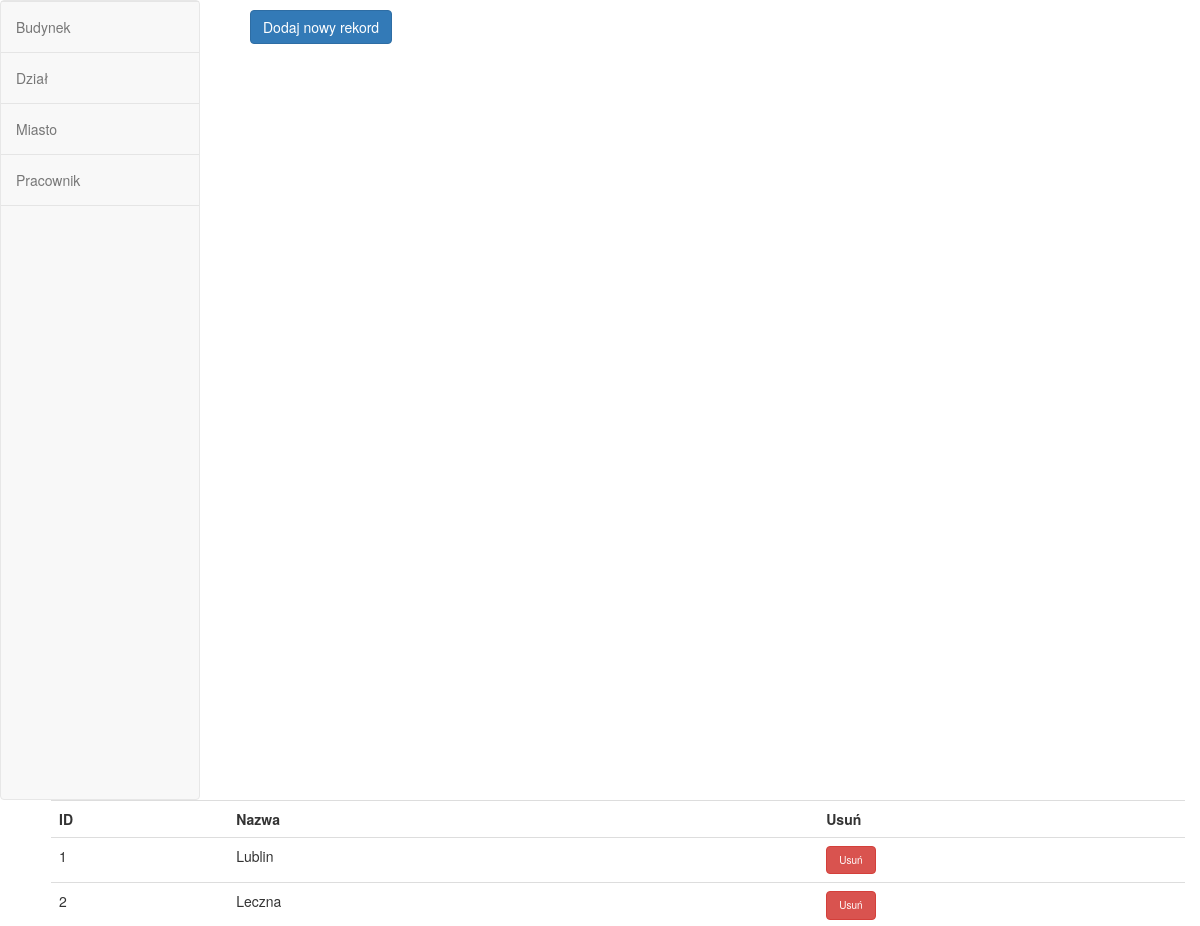
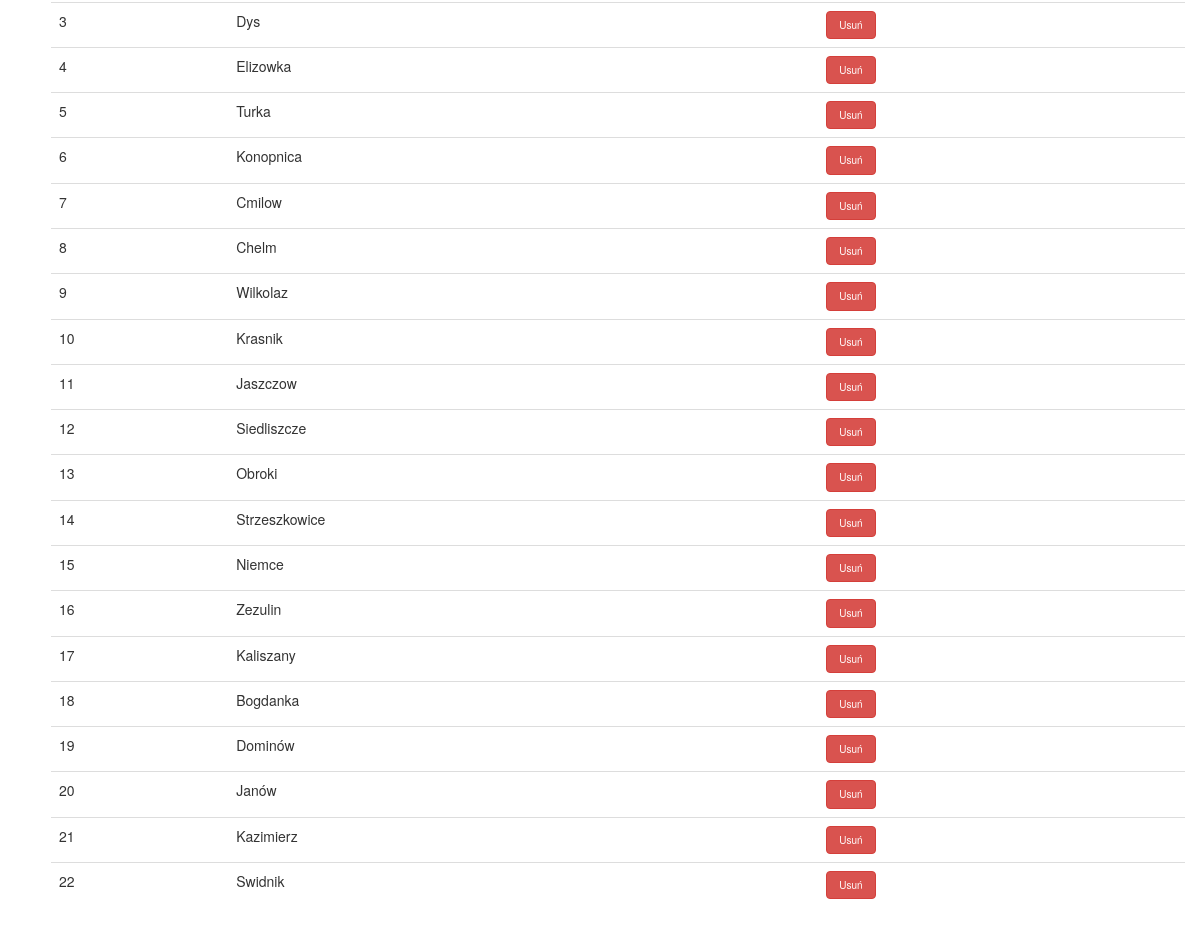
The page /miasto.php on the database its author committed (2 pictures, top to bottom).
### tables this page shows
CREATE TABLE `miasto` (
  `idMiasto` int(11) NOT NULL AUTO_INCREMENT,
  `Nazwa` varchar(60) DEFAULT NULL,
  PRIMARY KEY (`idMiasto`)
);

### miasto.php (the view, shortened to what this page needs)
<!DOCTYPE html>
<html>
<head>
	<link rel="stylesheet"  href="style.css">
 	<link rel="stylesheet" href="bootstrap.min.css">
</head>
<body>
<nav class="navbar navbar-default sidebar" role="navigation">
    <div class="container-fluid">
    <div class="collapse navbar-collapse" id="bs-sidebar-navbar-collapse-1">
      <ul class="nav navbar-nav">
        <li ><a href="budynek.php">Budynek<span style="font-size:16px;" class="pull-right hidden-xs showopacity glyphicon "></span></a></li>
        <li ><a href="dzial.php">Dział<span style="font-size:16px;" class="pull-right hidden-xs showopacity glyphicon "></span></a></li>
        <li ><a href="miasto.php">Miasto<span style="font-size:16px;" class="pull-right hidden-xs showopacity glyphicon "></span></a></li>
        <li ><a href="pracownik.php">Pracownik<span style="font-size:16px;" class="pull-right hidden-xs showopacity glyphicon "></span></a></li>
      </ul>
    </div>
  </div>
</nav>
<a href="dodaj/dodajmiasto.php" type="button" class="btn btn-primary">Dodaj nowy rekord</a>
<?php
	require_once('connect.php');
	$mysqli->query("SET NAMES 'utf8'");
	if($rezultat = $mysqli->query("SELECT * FROM miasto "))
	{
		if($rezultat->num_rows>0)
		{
			echo "<div class='container'>";
			echo "<table class='table'>";
			echo "<tr><th>ID</th><th>Nazwa</th><th>Usuń</th></tr>";
			while($wiersz = $rezultat->fetch_object())
			{
				echo "<tr>";
					echo "<td>".$wiersz->idMiasto."</td>";
					echo "<td>".$wiersz->Nazwa."</td>";
					echo "<td><a type='button' class='btn btn-danger' href='usun/usunmiasto.php?id=".$wiersz->idMiasto."'>Usuń</a></td>";
				echo "</tr>";
			}
			echo "</table>";
		}
		else
		{
			echo "Brak rekordów";
		}
	}
	else
	{
		echo "Błąd: ". $mysqli->error;
	}
?>
</body>
</html>

### style.css (style rules this page uses)
body,html { height: 100%; }
nav.sidebar, .main { -webkit-transition: margin 200ms ease-out; -moz-transition: margin 200ms ease-out; -o-transition: margin 200ms ease-out; transition: margin 200ms ease-out; }
@media (min-width: 765px) { nav.sidebar a { padding-right: 13px; } }
@media (min-width: 765px) { nav.sidebar .navbar-nav > li:first-child { border-top: 1px #e5e5e5 solid; } }
@media (min-width: 765px) { nav.sidebar .navbar-nav > li { border-bottom: 1px #e5e5e5 solid; } }
@media (min-width: 765px) { nav.sidebar .navbar-collapse, nav.sidebar .container-fluid { padding: 0 0px 0 0px; } }
@media (min-width: 765px) { nav.sidebar { width: 200px; height: 100%; margin-left: -160px; float: left; margin-bottom: 0px; } }
@media (min-width: 765px) { nav.sidebar li { width: 100%; } }

### rows shown on the page
miasto: idMiasto "1", Nazwa "Lublin"
miasto: idMiasto "2", Nazwa "Leczna"
miasto: idMiasto "3", Nazwa "Dys"
miasto: idMiasto "4", Nazwa "Elizowka"
miasto: idMiasto "5", Nazwa "Turka"
miasto: idMiasto "6", Nazwa "Konopnica"
miasto: idMiasto "7", Nazwa "Cmilow"
miasto: idMiasto "8", Nazwa "Chelm"
miasto: idMiasto "9", Nazwa "Wilkolaz"
miasto: idMiasto "10", Nazwa "Krasnik"
miasto: idMiasto "11", Nazwa "Jaszczow"
miasto: idMiasto "12", Nazwa "Siedliszcze"
miasto: idMiasto "13", Nazwa "Obroki"
miasto: idMiasto "14", Nazwa "Strzeszkowice"
miasto: idMiasto "15", Nazwa "Niemce"
miasto: idMiasto "16", Nazwa "Zezulin"
miasto: idMiasto "17", Nazwa "Kaliszany"
miasto: idMiasto "18", Nazwa "Bogdanka"
miasto: idMiasto "19", Nazwa "Dominów"
miasto: idMiasto "20", Nazwa "Janów"
miasto: idMiasto "21", Nazwa "Kazimierz"
miasto: idMiasto "22", Nazwa "Swidnik"
